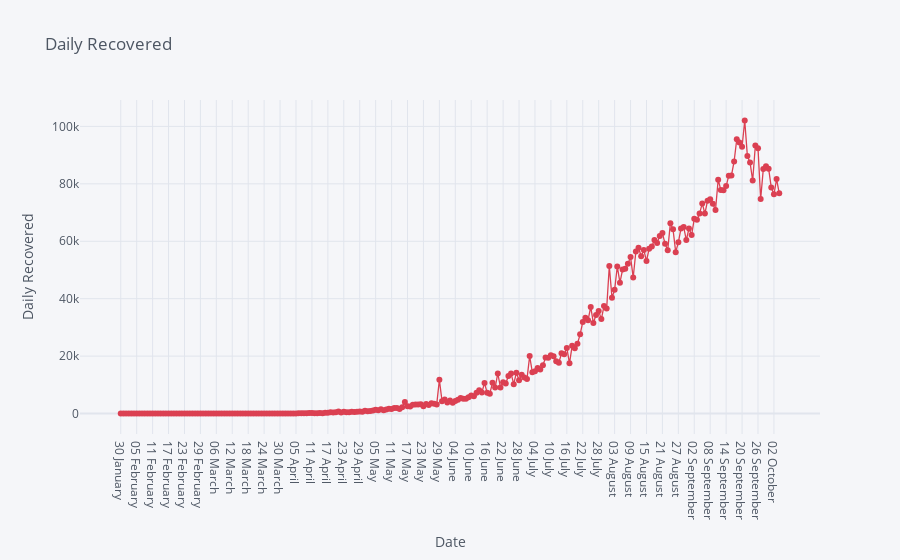

The notebook cell this image was saved under:
### Code cell
case_time_series.iplot(kind='scatter',x='Date',y='Daily Recovered',
                       mode='markers+lines',
                       title='Daily Recovered',
                       xTitle='Date',yTitle='Daily Recovered',colors='red',size=6)

### Figure 1 — Plotly figure (JSON) as saved in the notebook; plotly's stock layout.template omitted (floating-point values rounded to 4 significant figures; data arrays with more than 128 entries replaced by an {"elided": "..."} marker saying what was removed)
{"data": [{"line": {"color": "rgba(219, 64, 82, 1.0)", "dash": "solid", "shape": "linear", "width": 1.3}, "marker": {"size": 6, "symbol": "circle"}, "mode": "markers+lines", "name": "Daily Recovered", "text": "", "type": "scatter", "x": {"elided": "249 str values"}, "y": {"elided": "249 int values"}}], "layout": {"legend": {"bgcolor": "#F5F6F9", "font": {"color": "#4D5663"}}, "paper_bgcolor": "#F5F6F9", "plot_bgcolor": "#F5F6F9", "title": {"font": {"color": "#4D5663"}, "text": "Daily Recovered"}, "xaxis": {"gridcolor": "#E1E5ED", "showgrid": true, "tickfont": {"color": "#4D5663"}, "title": {"font": {"color": "#4D5663"}, "text": "Date"}, "zerolinecolor": "#E1E5ED"}, "yaxis": {"gridcolor": "#E1E5ED", "showgrid": true, "tickfont": {"color": "#4D5663"}, "title": {"font": {"color": "#4D5663"}, "text": "Daily Recovered"}, "zerolinecolor": "#E1E5ED"}}}
